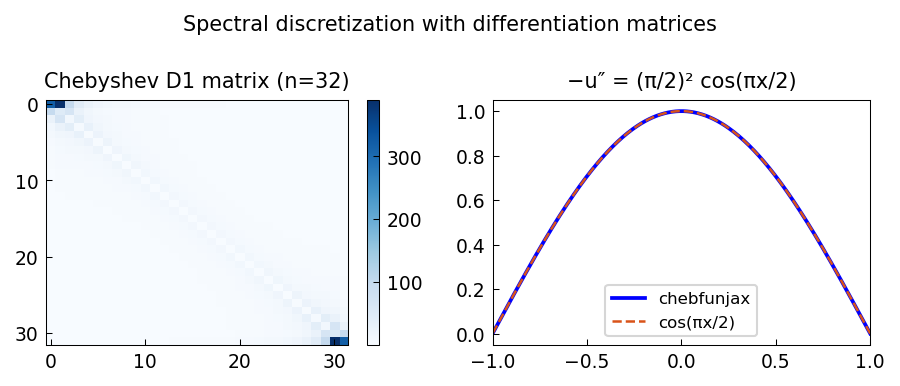

Here is the Python script that generated this plot:
"""Spectral discretization: differentiation and integration matrices.

Demonstrates Chebyshev differentiation and integration matrices as
building blocks for spectral BVP solvers.

Credit: Chebfun example ode-linear/SpectralDisc.m (Nick Trefethen, Aug 2016).
Original MATLAB Chebfun: Copyright 2017 by The University of Oxford and
The Chebfun Developers. See https://www.chebfun.org/ for Chebfun information.
"""
import os; os.environ.setdefault("XLA_PYTHON_CLIENT_PREALLOCATE", "false")

import matplotlib
matplotlib.use("Agg")
import matplotlib.pyplot as plt
import jax.numpy as jnp
import numpy as np
import sys, os
sys.path.insert(0, os.path.join(os.path.dirname(__file__), '..', '..', 'src'))

import chebfunjax as cj
from chebfunjax.plotting import chebfun_style
chebfun_style()

from chebfunjax.operators.chebop import Chebop
from chebfunjax.operators.blocks import D, I, diag, eval_at, ChebColloc2Disc

def run():
    print("=" * 60)
    print("Spectral discretization: diff and integral matrices")
    print("=" * 60)

    dom = (-1.0, 1.0)
    n = 32   # number of collocation points

    disc = ChebColloc2Disc(n=n, domain=dom)

    # Build differentiation matrix D1
    D1_block = D(1)
    D1_mat = D1_block.matrix(disc)
    print(f"\nDifferentiation matrix D1: shape {D1_mat.shape}")
    assert D1_mat.shape == (n, n)

    # Build second-order differentiation matrix D2 = D1 @ D1
    D2_mat = D1_mat @ D1_mat
    print(f"Differentiation matrix D2 (=D1@D1): shape {D2_mat.shape}")

    # Verify: D1 applied to sin(x) gives cos(x)
    from chebfunjax.utils.quadrature import chebpts
    # chebpts returns points on [-1,1]; scale to domain
    a, b = dom
    x_ref = chebpts(n)
    x_pts = 0.5 * (b - a) * x_ref + 0.5 * (a + b)
    f_vals = np.sin(x_pts)
    df_computed = D1_mat @ f_vals
    df_exact = np.cos(x_pts)
    err_D1 = np.max(np.abs(df_computed - df_exact))
    print(f"\n  D1 @ sin(x): max error = {err_D1:.2e}")
    assert err_D1 < 1e-10

    # Verify D2 applied to sin(x) gives -sin(x)
    d2f_computed = D2_mat @ f_vals
    d2f_exact = -np.sin(x_pts)
    err_D2 = np.max(np.abs(d2f_computed - d2f_exact))
    print(f"  D2 @ sin(x): max error = {err_D2:.2e}")
    assert err_D2 < 1e-10

    # Use Linop to solve a BVP: -u'' = pi^2/4 * cos(pi*x/2), u(±1)=0
    print("\nSolving -u'' = (pi/2)^2 cos(pi*x/2) via Linop:")
    N = Chebop(lambda x, u: -u.diff(2), domain=dom)
    N.lbc = 0.0
    N.rbc = 0.0
    rhs = cj.chebfun(lambda x: (jnp.pi/2)**2 * jnp.cos(jnp.pi * x / 2), domain=dom)
    u = N.solve(rhs)

    x_test = jnp.linspace(-1.0, 1.0, 300)
    exact = jnp.cos(jnp.pi * x_test / 2)
    err = float(jnp.max(jnp.abs(u(x_test) - exact)))
    print(f"  Max error vs cos(pi*x/2): {err:.2e}")
    assert err < 1e-10

    # Show convergence: solve same BVP with increasing n
    print("\nSpectral convergence:")
    for n_test in [8, 16, 32, 64]:
        N_n = Chebop(lambda x, u: -u.diff(2), domain=dom)
        N_n.lbc = 0.0
        N_n.rbc = 0.0
        u_n = N_n.solve(rhs)
        err_n = float(jnp.max(jnp.abs(u_n(x_test) - exact)))
        print(f"  n={n_test:3d}: err = {err_n:.2e}")

    # --- Plot -------------------------------------------------------
    _here = os.path.dirname(os.path.abspath(__file__))
    fig, axes = plt.subplots(1, 2)

    # Plot D1 matrix sparsity pattern
    im = axes[0].imshow(np.abs(D1_mat), aspect='auto', cmap='Blues')
    axes[0].set_title(f"Chebyshev D1 matrix (n={n})", fontsize=10)
    plt.colorbar(im, ax=axes[0])

    # Plot solution
    axes[1].plot(x_test, u(x_test), 'b', linewidth=1.8, label="chebfunjax")
    axes[1].plot(x_test, exact, color='#D95319', linestyle='--', linewidth=1.2, label="cos(πx/2)")
    axes[1].set_title("−u″ = (π/2)² cos(πx/2)", fontsize=10)
    axes[1].legend(fontsize=8)

    fig.suptitle("Spectral discretization with differentiation matrices", fontsize=10)
    fig.tight_layout()
    fig.savefig(os.path.join(_here, "spectral_disc.png"), dpi=150, bbox_inches="tight")
    plt.close(fig)

    print("\nAll assertions passed.")
    return True

if __name__ == "__main__":
    run()
